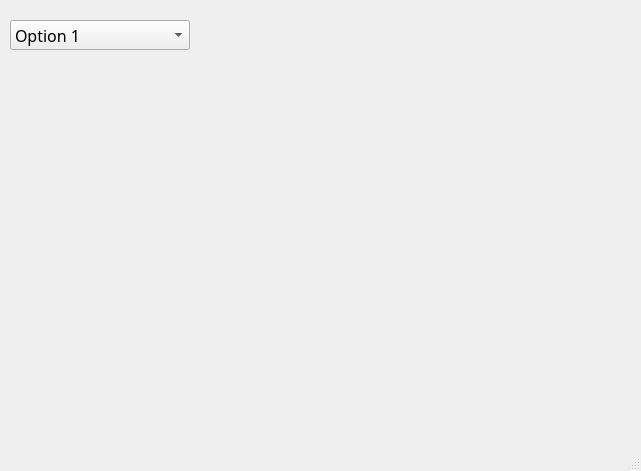
<?xml version="1.0" encoding="UTF-8"?>
<ui version="4.0">
 <class>MainWindow</class>
 <widget class="QMainWindow" name="MainWindow">
  <property name="geometry">
   <rect>
    <x>0</x>
    <y>0</y>
    <width>641</width>
    <height>471</height>
   </rect>
  </property>
  <property name="windowTitle">
   <string>MainWindow</string>
  </property>
  <widget class="QWidget" name="centralwidget">
   <widget class="QComboBox" name="comboBox">
    <property name="geometry">
     <rect>
      <x>10</x>
      <y>20</y>
      <width>180</width>
      <height>30</height>
     </rect>
    </property>
    <property name="font">
     <font>
      <family>Realist</family>
      <pointsize>12</pointsize>
     </font>
    </property>
    <item>
     <property name="text">
      <string>Option 1</string>
     </property>
    </item>
    <item>
     <property name="text">
      <string>Option 2</string>
     </property>
    </item>
    <item>
     <property name="text">
      <string>Option 3</string>
     </property>
    </item>
   </widget>
  </widget>
  <widget class="QMenuBar" name="menubar">
   <property name="geometry">
    <rect>
     <x>0</x>
     <y>0</y>
     <width>641</width>
     <height>21</height>
    </rect>
   </property>
  </widget>
  <widget class="QStatusBar" name="statusbar"/>
 </widget>
 <resources/>
 <connections/>
</ui>
